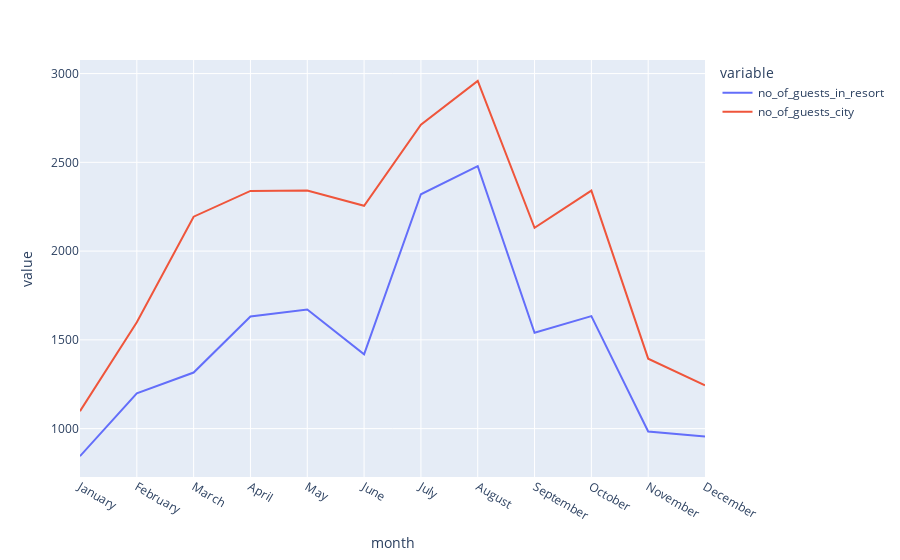

Notebook code cell kept with this figure:
### Code cell
ps.line(data_frame=final_rush_weekend,x='month',y=['no_of_guests_in_resort', 'no_of_guests_city'])

### Figure 1 — Plotly figure (JSON) as saved in the notebook; plotly's stock layout.template omitted (floating-point values rounded to 4 significant figures)
{"data": [{"hovertemplate": "variable=no_of_guests_in_resort<br>month=%{x}<br>value=%{y}<extra></extra>", "legendgroup": "no_of_guests_in_resort", "line": {"color": "#636efa", "dash": "solid"}, "marker": {"symbol": "circle"}, "mode": "lines", "name": "no_of_guests_in_resort", "orientation": "v", "showlegend": true, "type": "scatter", "x": ["January", "February", "March", "April", "May", "June", "July", "August", "September", "October", "November", "December"], "xaxis": "x", "y": [845, 1199, 1316, 1632, 1671, 1419, 2320, 2479, 1540, 1634, 984, 955], "yaxis": "y"}, {"hovertemplate": "variable=no_of_guests_city<br>month=%{x}<br>value=%{y}<extra></extra>", "legendgroup": "no_of_guests_city", "line": {"color": "#EF553B", "dash": "solid"}, "marker": {"symbol": "circle"}, "mode": "lines", "name": "no_of_guests_city", "orientation": "v", "showlegend": true, "type": "scatter", "x": ["January", "February", "March", "April", "May", "June", "July", "August", "September", "October", "November", "December"], "xaxis": "x", "y": [1098, 1599, 2194, 2339, 2341, 2255, 2712, 2959, 2131, 2341, 1394, 1244], "yaxis": "y"}], "layout": {"legend": {"title": {"text": "variable"}, "tracegroupgap": 0}, "margin": {"t": 60}, "xaxis": {"anchor": "y", "domain": [0, 1], "title": {"text": "month"}}, "yaxis": {"anchor": "x", "domain": [0, 1], "title": {"text": "value"}}}}
